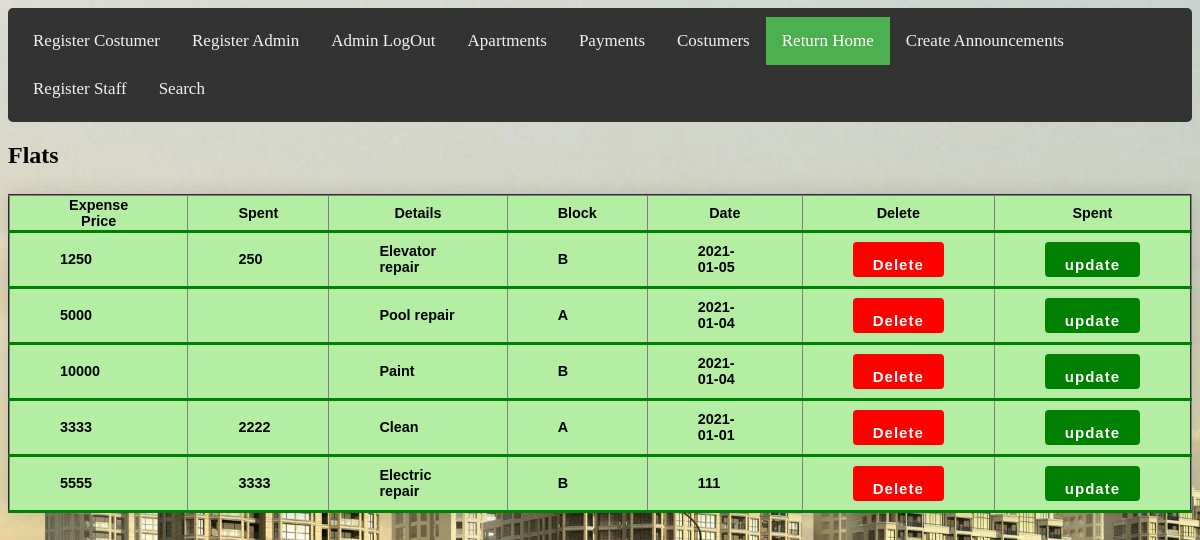
Page /Admin/viewExpenses.php on the committed database.
### tables this page shows
CREATE TABLE `expenses` (
  `id` int(11) NOT NULL,
  `expense` varchar(25) NOT NULL,
  `spent` varchar(25) NOT NULL,
  `Block` varchar(25) NOT NULL,
  `Details` varchar(500) NOT NULL,
  `date` varchar(25) NOT NULL,
  `user_name` varchar(25) NOT NULL
);

### Admin/viewExpenses.php (the view, shortened to what this page needs)
<?php
include '../db_conn.php';
 ?>
<!DOCTYPE html>
<html>
<head>
<link rel="stylesheet" href="main.css">
<link rel="stylesheet" href="Admin2.css">
<div class="topnav">
 <a href="registerCustomer.php"  >Register Costumer</a>
 <a href="registerAdmin.php" >Register Admin</a>
  <a href="logout.php">Admin LogOut </a>
  <a href="Apartments.php">Apartments</a>
  <a href="tenants.php">Payments</a>
  <a href="Landlord.php">Costumers</a>
  <a href="admin.php"class="active">Return Home</a>
  <a href="registerAnnouncement.php">Create Announcements </a>
  <a href="registerStaff.php">Register Staff</a>
   <a href="search.php">Search</a>
</div>
</head>
<body>
<h2> Flats </h2>
<table class="styled-table" border="2" cellspacing="7">
  <tr "active-row">
    <th>Expense Price</th>
    <th>Spent</th>
    <th>Details</th>
    <th>Block</th>
    <th>Date</th>
     <th>Delete</th>
    <th>Spent</th>
  </tr>
    <?php
$query = "SELECT * FROM expenses ORDER BY date DESC; ";
$data = mysqli_query($conn,$query);
$total=mysqli_num_rows($data);
   if($total!=0)
   {
while($result = mysqli_fetch_assoc($data)){
echo "  <tbody><tr class='active-row'>
<td>".$result['expense']."</td>
<td>".$result['spent']."</td>
<td>".$result['Details']."</td>
<td>".$result['Block']."</td>
<td>".$result['date']."</td>
<td><a href='deleteExpense.php?id=$result[id]'onclick='return checkdelete()' ><input type='submit' value='Delete' id='dltbutton' ></a> </td>
<td><a href='editexpense.php?ei=$result[id]& sp=$result[spent]& dt=$result[Details]&ex=$result[expense]' ><input type='submit' value='update' id='updatebutton' ></a></td>
</tr>";
}
}
else{
  echo "no records";
}
?>
</table>
</body>
</html>

### Admin/main.css (style rules this page uses)
.topnav { background-color: #333; overflow: hidden; }
.topnav a { float: left; color: #f2f2f2; text-align: center; padding: 14px 16px; text-decoration: none; font-size: 17px; }
.topnav a.active { background-color: #4CAF50; color: white; }
table, th, td { background-color:#B4EEA2; }
input[type="submit"] { background: white ; border-color: transparent; width: 400px; color: black; font-size: 28px; font-weight: bold; letter-spacing: 1px; height: 35px; margin-top: 480px; margin-left: 560px; border-radius: 25px; }
.styled-table { border-collapse: collapse; margin: 25px 0; font-size: 0.9em; font-family: sans-serif; min-width: 400px; box-shadow: 0 0 20px rgba(0, 0, 0, 0.15); }
.styled-table th, .styled-table td { padding:1px 50px; }
.styled-table tbody tr { border-bottom: 1px solid #dddddd; }
.styled-table tbody tr:last-of-type { border-bottom: 3px solid green; }
.styled-table tbody tr.active-row { font-weight: bold; color: black; }

### Admin/admin2.css (style rules this page uses)
body { background-image: url("homepage.jpg"); background-color: #cccccc; background-repeat: no-repeat; background-size: cover; }
input[type=submit] { width:100%; background-color: #4CAF50; color: white; padding: 14px 20px; margin: 8px 0; border: none; border-radius: 4px; cursor: pointer; }
div { border-radius: 5px; padding: 9px; }
* { box-sizing: border-box; }

### Admin/viewExpenses.php (style rules this page uses)
#updatebutton { background-color:green; color:white; width:%100; height:%100; font-size:15px; }
#dltbutton { background-color:red; color:white; width:%100; height:%100; font-size:15px; }
body { background-image: url("homepage.jpg"); background-color: #cccccc; background-repeat: no-repeat; background-size: cover; }

### rows in the picture
expenses: expense "1250", spent "250", Details "Elevator repair", Block "B", date "2021-01-05"
expenses: expense "5000", Details "Pool repair", Block "A", date "2021-01-04"
expenses: expense "10000", Details "Paint", Block "B", date "2021-01-04"
expenses: expense "3333", spent "2222", Details "Clean", Block "A", date "2021-01-01"
expenses: expense "5555", spent "3333", Details "Electric repair", Block "B", date "111"
